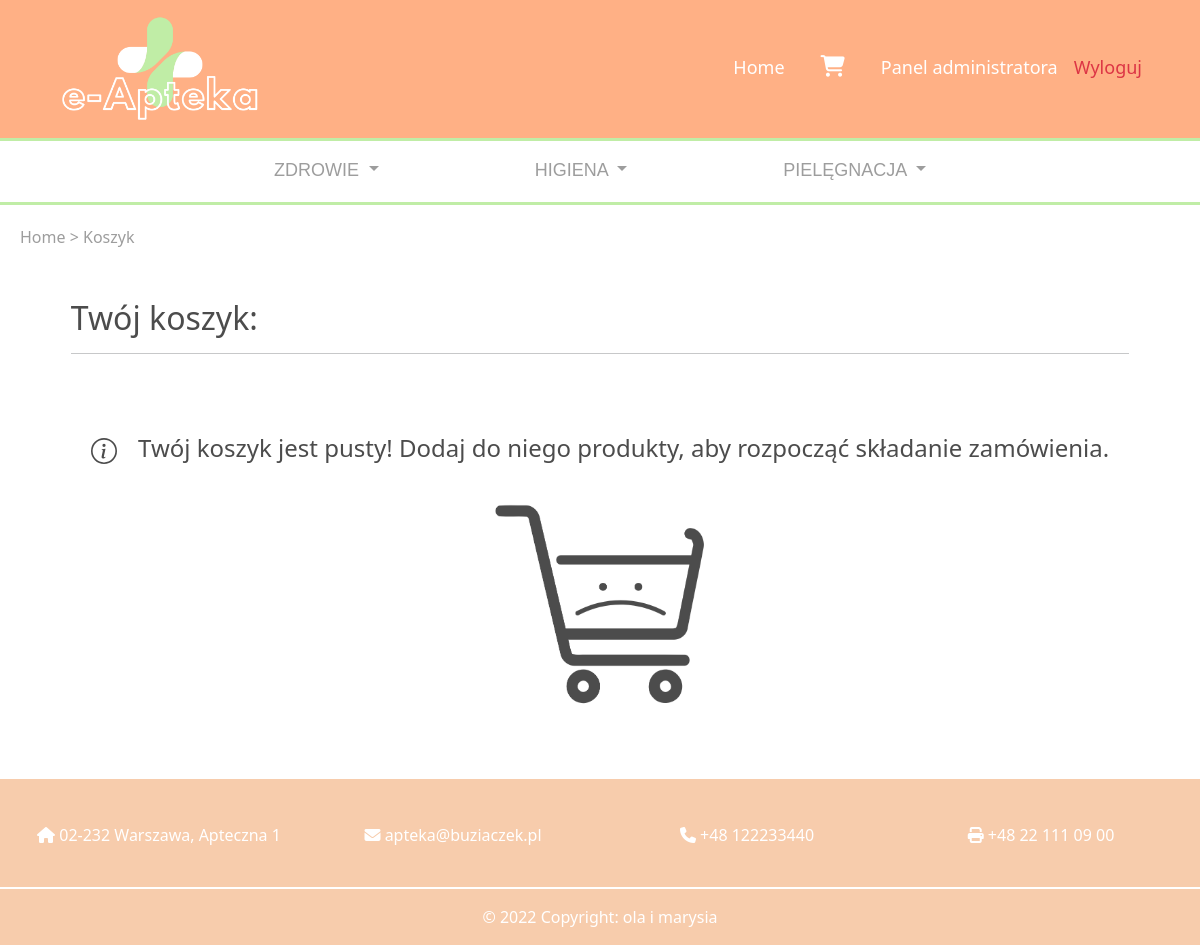
The app's page /cart/ (signed in) with its own data.
### core/models.py (models this page shows, shortened)
class Category(models.Model):
    name = models.CharField(max_length=30)
    class Meta:
        verbose_name_plural = "Categories"

### core/views.py (the view)
# urls.py: path('cart/', views.CartView.as_view(), name='cart'),
class CartView(View):
    template_name = 'core/cart.html'
    def get(self, request):
        cart = get_or_create_cart(request)[0]
        cart_item_list = CartItem.objects.filter(cart=cart).order_by('item__name')
        total_price = calc_total_cart_price(cart_item_list)
        context = {'cart_item_list': cart_item_list, 'total_price': total_price}
        return render(request, template_name=self.template_name, context=context)

### core/context_processors.py (called while the page is built)
def categories_context(request):
    categories = [Category.objects.get(name="Zdrowie"),
                  Category.objects.get(name="Higiena"),
                  Category.objects.get(name="Pielęgnacja")]
    return {"categories": categories}

### core/views.py (called while the page is built, shortened)
def get_or_create_cart(request):
    user = request.user
    session_key = request.session.session_key
    if session_key is None:
        request.session.create()
        session_key = request.session.session_key
    if user.is_authenticated:
        try:
            cart = Cart.objects.get(session=session_key)
            cart.user = user
            cart.save()
            created = False
        except ObjectDoesNotExist:
            cart, created = Cart.objects.get_or_create(user=user)
            cart.session = session_key
            cart.save()
    return cart, created

def calc_total_cart_price(cart_item_list):
    total_price = sum(cart_item.item.price_sale * cart_item.n_pieces if cart_item.item.price_sale is not None
                      else cart_item.item.price * cart_item.n_pieces
                      for cart_item in cart_item_list)
    return total_price

### templates/core/cart.html (shortened to what this page needs)
{% extends 'base.html' %}
{% block content %}
<div class="row" >
  <span  id="links">
    <a class="uppercase" href="{% url 'core:index' %}">Home > </a>
    <a href="#">Koszyk</a>
</span>
</div>
  <h2 id="title">Twój koszyk:</h2>
  <hr style="width:90%; margin-left:5% !important">
  {% if cart_item_list|length > 0 %}
  {% for cart_item in cart_item_list %}
  <div class="container" style="padding-top: 20px">
    <div class="row">
    <div class="col-9" style=" height:auto; padding-left: 40px">
      <div class="row text-center d-flex justify-content-around" id="items" >
        <div class="col" >
        <img src="{{ cart_item.item.image.url }}" alt="item_image" style="max-width: 65%;">
      </div>
      <div class="col">
        <strong>{{ cart_item.item.name }}</strong>, {{ cart_item.item.get_form_display }}
      </div>
      <div class="col">
        <strong>{{ cart_item.n_pieces }} szt.</strong>
      </div>
      <div class="col">
        <p >
          {% if cart_item.item.price_sale %}
          <del style="font-size: 16px;">{{ cart_item.item.price }} zł  </del>
            <strong style="padding-left:10px; font-size:20px;">{{ cart_item.item.price_sale }} zł</strong>
        {% else %}
         <strong> {{ cart_item.item.price }} zł </strong>
        {% endif %}</p>
      </div>
      <div class="col">
        <form method="post" action="{% url 'core:cart-remove' cart_item.item.pk %}">
          {% csrf_token %}
        <button class="btn btn-outline-dark" id="remove">
          <svg xmlns="http://www.w3.org/2000/svg" width="22" height="22" fill="currentColor" class="bi bi-trash3" viewBox="0 0 16 16">
            <path d="M6.5 1h3a.5.5 0 0 1 .5.5v1H6v-1a.5.5 0 0 1 .5-.5ZM11 2.5v-1A1.5 1.5 0 0 0 9.5 0h-3A1.5 1.5 0 0 0 5 1.5v1H2.506a.58.58 0 0 0-.01 0H1.5a.5.5 0 0 0 0 1h.538l.853 10.66A2 2 0 0 0 4.885 16h6.23a2 2 0 0 0 1.994-1.84l.853-10.66h.538a.5.5 0 0 0 0-1h-.995a.59.59 0 0 0-.01 0H11Zm1.958 1-.846 10.58a1 1 0 0 1-.997.92h-6.23a1 1 0 0 1-.997-.92L3.042 3.5h9.916Zm-7.487 1a.5.5 0 0 1 .528.47l.5 8.5a.5.5 0 0 1-.998.06L5 5.03a.5.5 0 0 1 .47-.53Zm5.058 0a.5.5 0 0 1 .47.53l-.5 8.5a.5.5 0 1 1-.998-.06l.5-8.5a.5.5 0 0 1 .528-.47ZM8 4.5a.5.5 0 0 1 .5.5v8.5a.5.5 0 0 1-1 0V5a.5.5 0 0 1 .5-.5Z"/>
          </svg>
        </button>
  </form>
      </div>
      </div>
    </div>
  </div>
  </div>
  {% endfor %}
    <div class="row justify-content-end" style="margin-top: 30px">
      <div class="col-lg-3">
        <h3 style="color:#4C4C4C; ">Podsumowanie</h3>
        <hr>
        <div class="d-flex justify-content-between" id="summary">
        <p>Do zapłaty:</p>
        <strong>{{ total_price }} zł</strong>
      </div>
      <div class="d-flex justify-content-end" style="margin-top: 20px; margin-bottom: 30px">
      <a  href="{% url 'core:checkout' %}">
        <button class="btn btn-outline-dark" id="checkout">
        Dalej
      </button>
      </a>
      </div>
      </div>
      <div class="col-lg-1">
      </div>
    </div>
  {% else %}
    <div class="container" id="con">
      Twój koszyk jest pusty! Dodaj do niego produkty, aby rozpocząć składanie zamówienia.
    </div>
    <div class="container d-flex justify-content-center" id="con2">
      <img src="/static/img/sad_koszyk.png" style="width: 20%; justify-self: center;">
    </div>
  {% endif %}
{% endblock content %}

### templates/base.html (shortened to what this page needs)
{% load static %}
<!DOCTYPE html>
<html lang="en">
<head>
  <link href="https://cdn.jsdelivr.net/npm/bootstrap@5.1.3/dist/css/bootstrap.min.css" rel="stylesheet">
</head>
<body class="d-flex flex-column min-vh-100">
<nav class="navbar navbar-expand-lg bg-dark justify-content-between" id="nav1" style="background-color: #FFB085 !important; padding-right: 50px; padding-left: 35px; border-bottom:solid 3px #C0EDA6 ">
  <a class="navbar-brand" href="/">
    <img id="logo" alt="Website logo" src="/static/img/logo1.png" width="250px" >
    </a>
    <ul class="navbar-nav">
      <li class="nav-item">
        <a class="nav-link" href="{% url 'core:index' %}">Home</a>
      </li>
      <li class="nav-item">
        <a class="nav-link" href="{% url 'core:cart' %}">
          <i class="fas fa-shopping-cart" style="padding-left: 20px; padding-right: 20px; font-size: 1.2em"></i>
        </a>
      </li>
      {% if user.is_authenticated %}
        {% if user.is_staff %}
        <li class="nav-item">
          <a class="nav-link" href="{% url 'admin:index' %}">Panel administratora</a>
        </li>
        {% else %}
        <li class="nav-item">
          <a class="nav-link" href="{% url 'core:user' %}">Moje konto</a>
        </li>
        {% endif %}
        <li class="nav-item">
          <a class="nav-link text-danger" href="{% url 'account_logout' %}">Wyloguj</a>
        </li>
    {% else %}
        <li class="nav-item">
          <a class="nav-link" href="{% url 'account_login' %}">Zaloguj</a>
        </li>
    {% endif %}
      </ul>
</nav>
<nav class="navbar navbar-expand-lg bg-light justify-content-center" id="nav2">
  <ul class="navbar-nav">
    {% for category in categories %}
    <li class="nav-item dropdown" style="padding-left: 70px; padding-right:70px ">
      <a class="nav-link dropdown-toggle" href="#" data-bs-toggle="dropdown" aria-expanded="false">
        {{ category.name | upper }}
      </a>
    </li>
    {% endfor %}
    </ul>
</nav>
<div class="container-fluid">
  {% block content %}
  {% endblock content %}
</div>
<footer class="mt-auto">
  <div id="footer" class="container-fluid text-center p-4" style="margin-top: 10px; margin-right:0px;  color: white; background-color: #F7CCAC; border-bottom: solid 2px white; border-top: solid 2px white">
    <div class="row" style="margin-top:20px">
      <div class="col">
        <p><i class="fa fa-home" aria-hidden="true"></i> 02-232 Warszawa, Apteczna 1</p>
      </div>
      <div class="col">
        <p><i class="fa fa-envelope" aria-hidden="true"></i> apteka@buziaczek.pl</p>
      </div>
      <div class="col">
        <p><i class="fa fa-phone" aria-hidden="true"></i> +48 122233440</p>
      </div>
      <div class="col">
        <p><i class="fa fa-print" aria-hidden="true"></i>  +48 22 111 09 00</p>
      </div>
    </div>
  </div>
  <div class=" md:mb-0 container-fluid text-center p-3" style="background-color: #F7CCAC; color: white;">
    © 2022 Copyright: ola i marysia
  </div>
</footer>
</body>
</html>

### templates/core/cart.html (style rules this page uses)
#title { margin-left: 5%; padding-top: 30px; color: #4C4C4C; font-weight: normal; }
#links { padding: 20px; color: #9d9d9d; }
#links a { color: #9d9d9d; text-decoration: none; }
#con { width:100%; height: 80px; text-align: center; align-items: center; justify-content: center; font-size: 24px; color:#4C4C4C; padding-top: 60px }
#con2 { align-items: center; justify-content: center; padding-top: 50px; margin-bottom: 60px; }

### templates/base.html (style rules this page uses)
#nav1 a { font-size: 18px; color: white; text-align: center; text-decoration: none; }
.nav-item::after { content: ''; display: block; width: 0px; height: 2px; background: #C0EDA6; transition: 0.4s }
#nav2 { background-color: white !important; font-family: Arial; border-bottom:solid 3px #C0EDA6; }
#nav2 a { font-size: 18px; color: #9d9d9d; text-decoration: none; text-align: center; background-color: white; }

### records on screen
Category: name "ZDROWIE"
Category: name "HIGIENA"
Category: name "PIELĘGNACJA"
